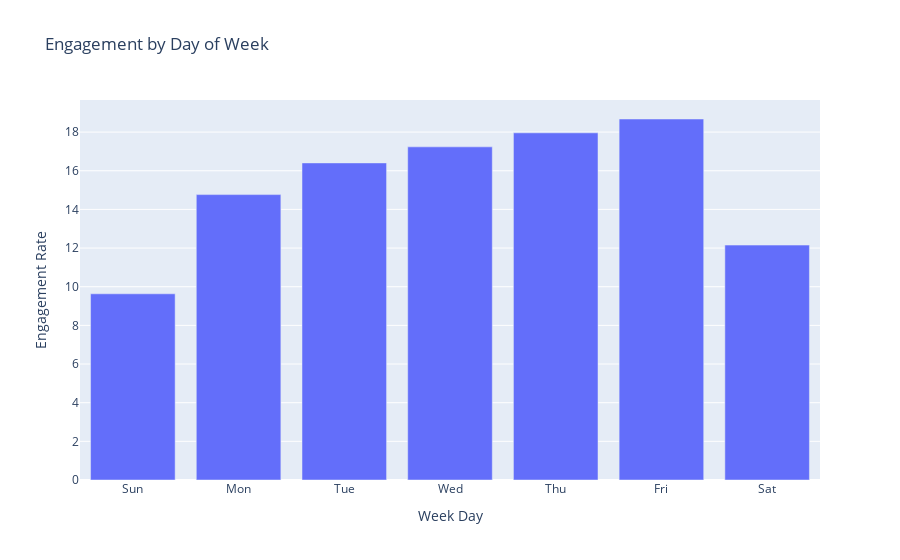

Here is the notebook cell this chart was saved with:
### Code cell
date = day_of_week['week_day']
engagement_rate = day_of_week['engagement_rate']

fig = go.Figure()
fig.add_trace(go.Bar(x=date, y=engagement_rate,name='engagement_rate'))

fig.update_layout(title='Engagement by Day of Week',xaxis_title='Week Day',yaxis_title='Engagement Rate')

fig.write_html('Figures/Engagement_by_Day_of_Week.html')
fig.show()

### Figure 1 — Plotly figure (JSON) as saved in the notebook; plotly's stock layout.template omitted (floating-point values rounded to 4 significant figures)
{"data": [{"name": "engagement_rate", "type": "bar", "x": ["Sun", "Mon", "Tue", "Wed", "Thu", "Fri", "Sat"], "y": [9.633, 14.77, 16.41, 17.24, 17.96, 18.68, 12.15]}], "layout": {"autosize": true, "title": {"text": "Engagement by Day of Week"}, "xaxis": {"autorange": true, "range": [-0.5, 6.5], "title": {"text": "Week Day"}, "type": "category"}, "yaxis": {"autorange": true, "range": [0, 19.66], "title": {"text": "Engagement Rate"}, "type": "linear"}}}
